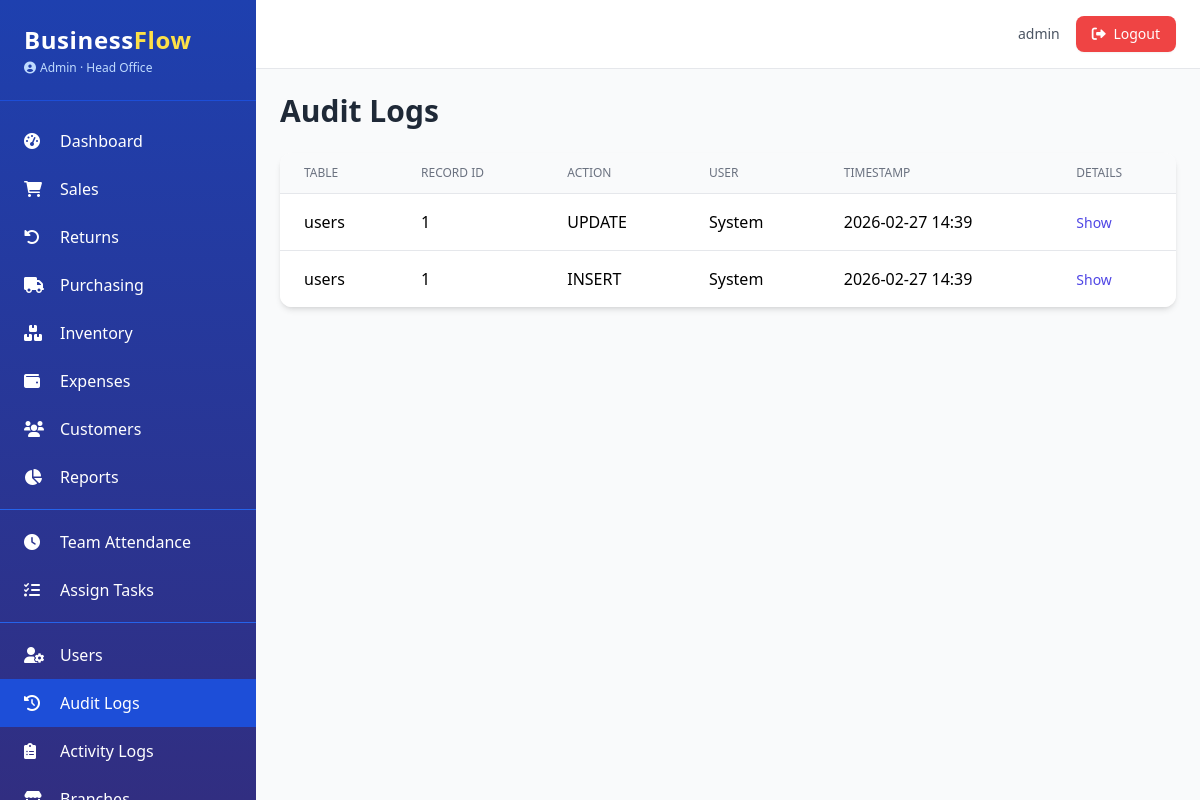
Screenshot of /admin/audit-logs (signed in) with the database file from the repository.
### app.py (models this page shows, shortened)
class AuditMixin:
    @declared_attr
    def created_at(cls):
        return db.Column(db.DateTime, default=datetime.utcnow)

class SoftDeleteMixin:
    @classmethod
    def query_active(cls):
        return cls.query.filter(cls.deleted_at.is_(None))

class User(UserMixin, db.Model, AuditMixin, SoftDeleteMixin):
    __tablename__ = 'users'
    id = db.Column(db.Integer, primary_key=True)
    username = db.Column(db.String(80), unique=True, nullable=False)
    email = db.Column(db.String(120), unique=True, nullable=False)
    password_hash = db.Column(db.String(200), nullable=False)
    role = db.Column(db.String(20), nullable=False, default='Staff')
    branch_id = db.Column(db.Integer, db.ForeignKey('branches.id'), nullable=True)
    active = db.Column(db.Boolean, default=True)
    locale = db.Column(db.String(5), default='en')
    phone = db.Column(db.String(20))
    avatar = db.Column(db.String(200))
    last_login = db.Column(db.DateTime)
    branch = db.relationship('Branch', backref='users')
    permissions = db.Column(db.JSON, default=list)
    salary = db.Column(db.Float, nullable=True)
    pay_cycle = db.Column(db.String(20), default='monthly')
    bank_account = db.Column(db.String(50))
    tax_id = db.Column(db.String(50))
    @property
    def is_admin(self):
        return self.role == 'Admin'
    def has_permission(self, perm):
        if self.is_admin:
            return True
        return perm in (self.permissions or [])

class Branch(db.Model):
    __tablename__ = 'branches'
    id = db.Column(db.Integer, primary_key=True)
    name = db.Column(db.String(100), nullable=False)
    location = db.Column(db.String(200))
    phone = db.Column(db.String(20))
    email = db.Column(db.String(120))
    is_active = db.Column(db.Boolean, default=True)
    currency = db.Column(db.String(3), default='USD')
    created_at = db.Column(db.DateTime, default=datetime.utcnow)

class AuditLog(db.Model):
    __tablename__ = 'audit_logs'
    id = db.Column(db.Integer, primary_key=True)
    table_name = db.Column(db.String(50), nullable=False)
    record_id = db.Column(db.Integer, nullable=False)
    action = db.Column(db.String(10), nullable=False)
    old_values = db.Column(db.Text, nullable=True)
    new_values = db.Column(db.Text, nullable=True)
    user_id = db.Column(db.Integer, db.ForeignKey('users.id'), nullable=True)
    timestamp = db.Column(db.DateTime, default=datetime.utcnow)
    user = db.relationship('User', foreign_keys=[user_id])
    __table_args__ = (
        Index('ix_audit_table_record', table_name, record_id),
        Index('ix_audit_timestamp', timestamp.desc()),
    )

### app.py (the view)
@admin_bp.route('/audit-logs')
@login_required
@admin_required
def audit_logs():
    page = request.args.get('page', 1, type=int)
    per_page = app.config.get('ITEMS_PER_PAGE', 20)
    pagination = AuditLog.query.order_by(AuditLog.timestamp.desc()).paginate(page=page, per_page=per_page, error_out=False)
    return render_template('admin/audit_logs.html', pagination=pagination)

### app.py (called while the page is built)
@login_manager.user_loader
def load_user(user_id):
    return User.query_active().filter_by(id=int(user_id)).first()

def admin_required(f):
    @wraps(f)
    def decorated(*args, **kwargs):
        if not current_user.is_authenticated or not current_user.is_admin:
            abort(403)
        return f(*args, **kwargs)
    return decorated

@app.context_processor
def inject_now():
    return {'now': datetime.utcnow(), 'current_year': datetime.utcnow().year}

### templates/admin/audit_logs.html (shortened to what this page needs)
{% extends "base.html" %}
{% block content %}
<h1 class="text-3xl font-bold text-gray-800 mb-6">Audit Logs</h1>
<div class="bg-white rounded-xl shadow-md overflow-hidden">
    <table class="min-w-full divide-y divide-gray-200">
        <thead class="bg-gray-50">
            <tr>
                <th class="px-6 py-3 text-left text-xs font-medium text-gray-500 uppercase">Table</th>
                <th class="px-6 py-3 text-left text-xs font-medium text-gray-500 uppercase">Record ID</th>
                <th class="px-6 py-3 text-left text-xs font-medium text-gray-500 uppercase">Action</th>
                <th class="px-6 py-3 text-left text-xs font-medium text-gray-500 uppercase">User</th>
                <th class="px-6 py-3 text-left text-xs font-medium text-gray-500 uppercase">Timestamp</th>
                <th class="px-6 py-3 text-left text-xs font-medium text-gray-500 uppercase">Details</th>
            </tr>
        </thead>
        <tbody class="bg-white divide-y divide-gray-200">
            {% for log in pagination.items %}
            <tr class="hover:bg-gray-50">
                <td class="px-6 py-4 whitespace-nowrap">{{ log.table_name }}</td>
                <td class="px-6 py-4 whitespace-nowrap">{{ log.record_id }}</td>
                <td class="px-6 py-4 whitespace-nowrap">{{ log.action }}</td>
                <td class="px-6 py-4 whitespace-nowrap">{{ log.user.username if log.user else 'System' }}</td>
                <td class="px-6 py-4 whitespace-nowrap">{{ log.timestamp.strftime('%Y-%m-%d %H:%M') }}</td>
                <td class="px-6 py-4">
                    <button onclick="toggleDetails({{ log.id }})" class="text-indigo-600 hover:text-indigo-900 text-sm">Show</button>
                </td>
            </tr>
            {% endfor %}
        </tbody>
    </table>
</div>
{% endblock %}

### templates/base.html (shortened to what this page needs)
<!DOCTYPE html>
<html lang="en">
<head>
    <script src="https://cdn.tailwindcss.com"></script>
    <link rel="stylesheet" href="https://cdnjs.cloudflare.com/ajax/libs/font-awesome/6.0.0-beta3/css/all.min.css">
</head>
<body class="bg-gray-50 font-sans antialiased">
    <div class="flex h-screen">
        <aside class="w-64 bg-gradient-to-b from-blue-800 to-indigo-900 text-white flex-shrink-0 hidden md:block overflow-y-auto shadow-xl">
            <div class="p-6 border-b border-blue-700">
                <h1 class="text-2xl font-bold tracking-wide">Business<span class="text-yellow-300">Flow</span></h1>
                <p class="text-xs text-blue-200 mt-1 flex items-center">
                    <i class="fas fa-user-circle mr-1"></i> {{ current_user.role }}
                    {% if current_user.branch %}
                        · {{ current_user.branch.name }}
                    {% endif %}
                </p>
            </div>
            <nav class="mt-4 pb-6">
                {% if current_user.has_permission('access_dashboard') or current_user.is_admin %}
                <a href="{{ url_for('dashboard.index') }}" class="flex items-center py-3 px-6 hover:bg-blue-700 transition {% if request.endpoint and request.endpoint == 'dashboard.index' %}bg-blue-700{% endif %}">
                    <i class="fas fa-tachometer-alt w-6"></i><span class="ml-3">Dashboard</span>
                </a>
                {% endif %}
                {% if current_user.has_permission('view_sales') %}
                <a href="{{ url_for('sales.list') }}" class="flex items-center py-3 px-6 hover:bg-blue-700 transition {% if request.endpoint and request.endpoint.startswith('sales.') %}bg-blue-700{% endif %}">
                    <i class="fas fa-shopping-cart w-6"></i><span class="ml-3">Sales</span>
                </a>
                {% endif %}
                {% if current_user.has_permission('view_sales') %}
                <a href="{{ url_for('returns.list') }}" class="flex items-center py-3 px-6 hover:bg-blue-700 transition {% if request.endpoint and request.endpoint.startswith('returns.') %}bg-blue-700{% endif %}">
                    <i class="fas fa-undo-alt w-6"></i><span class="ml-3">Returns</span>
                </a>
                {% endif %}
                {% if current_user.has_permission('view_purchases') %}
                <a href="{{ url_for('purchasing.purchase_order_list') }}" class="flex items-center py-3 px-6 hover:bg-blue-700 transition {% if request.endpoint and request.endpoint.startswith('purchasing.') %}bg-blue-700{% endif %}">
                    <i class="fas fa-truck w-6"></i><span class="ml-3">Purchasing</span>
                </a>
                {% endif %}
                {% if current_user.has_permission('view_inventory') %}
                <a href="{{ url_for('inventory.product_list') }}" class="flex items-center py-3 px-6 hover:bg-blue-700 transition {% if request.endpoint and request.endpoint.startswith('inventory.') %}bg-blue-700{% endif %}">
                    <i class="fas fa-boxes w-6"></i><span class="ml-3">Inventory</span>
                </a>
                {% endif %}
                {% if current_user.has_permission('view_expenses') %}
                <a href="{{ url_for('expenses.list') }}" class="flex items-center py-3 px-6 hover:bg-blue-700 transition {% if request.endpoint and request.endpoint.startswith('expenses.') %}bg-blue-700{% endif %}">
                    <i class="fas fa-wallet w-6"></i><span class="ml-3">Expenses</span>
                </a>
                {% endif %}
                {% if current_user.has_permission('view_customers') %}
                <a href="{{ url_for('crm.customer_list') }}" class="flex items-center py-3 px-6 hover:bg-blue-700 transition {% if request.endpoint and request.endpoint.startswith('crm.') %}bg-blue-700{% endif %}">
                    <i class="fas fa-users w-6"></i><span class="ml-3">Customers</span>
                </a>
                {% endif %}
                {% if current_user.has_permission('view_reports') %}
                <a href="{{ url_for('reports.index') }}" class="flex items-center py-3 px-6 hover:bg-blue-700 transition {% if request.endpoint and request.endpoint.startswith('reports.') %}bg-blue-700{% endif %}">
                    <i class="fas fa-chart-pie w-6"></i><span class="ml-3">Reports</span>
                </a>
                {% endif %}
                {% if current_user.has_permission('manage_team') %}
                <div class="border-t border-blue-600 my-2"></div>
                <a href="#" class="flex items-center py-3 px-6 hover:bg-blue-700 transition">
                    <i class="fas fa-clock w-6"></i><span class="ml-3">Team Attendance</span>
                </a>
                <a href="#" class="flex items-center py-3 px-6 hover:bg-blue-700 transition">
                    <i class="fas fa-tasks w-6"></i><span class="ml-3">Assign Tasks</span>
                </a>
                {% endif %}
                {% if current_user.has_permission('manage_users') %}
                <div class="border-t border-blue-600 my-2"></div>
                <a href="{{ url_for('admin.users') }}" class="flex items-center py-3 px-6 hover:bg-blue-700 transition {% if request.endpoint and request.endpoint == 'admin.users' %}bg-blue-700{% endif %}">
                    <i class="fas fa-user-cog w-6"></i><span class="ml-3">Users</span>
                </a>
                <a href="{{ url_for('admin.audit_logs') }}" class="flex items-center py-3 px-6 hover:bg-blue-700 transition {% if request.endpoint and request.endpoint == 'admin.audit_logs' %}bg-blue-700{% endif %}">
                    <i class="fas fa-history w-6"></i><span class="ml-3">Audit Logs</span>
                </a>
                <a href="{{ url_for('admin.activity_logs') }}" class="flex items-center py-3 px-6 hover:bg-blue-700 transition {% if request.endpoint and request.endpoint == 'admin.activity_logs' %}bg-blue-700{% endif %}">
                    <i class="fas fa-clipboard-list w-6"></i><span class="ml-3">Activity Logs</span>
                </a>
                <a href="#" class="flex items-center py-3 px-6 hover:bg-blue-700 transition">
                    <i class="fas fa-store w-6"></i><span class="ml-3">Branches</span>
                </a>
                {% endif %}
            </nav>
        </aside>
        <div class="flex-1 flex flex-col overflow-hidden">
            <header class="bg-white shadow-sm border-b border-gray-200">
                <div class="flex justify-between items-center py-4 px-6">
                    <div class="flex items-center space-x-4 ml-auto">
                        <span class="text-sm text-gray-600">{{ current_user.username }}</span>
                        <a href="{{ url_for('auth.logout') }}" class="bg-red-500 hover:bg-red-600 text-white px-4 py-2 rounded-lg text-sm transition shadow-sm">
                            <i class="fas fa-sign-out-alt mr-1"></i> Logout
                        </a>
                    </div>
                </div>
            </header>
            <main class="flex-1 overflow-y-auto p-6 bg-gray-50">
                {% block content %}{% endblock %}
            </main>
        </div>
    </div>
</body>
</html>

### rows the page displays
User: role "Admin", username "admin"
Branch: branch.name "Head Office"
AuditLog: table_name "users", record_id "1", action "UPDATE", user "System", timestamp "2026-02-27 14:39"
AuditLog: table_name "users", record_id "1", action "INSERT", user "System", timestamp "2026-02-27 14:39"
